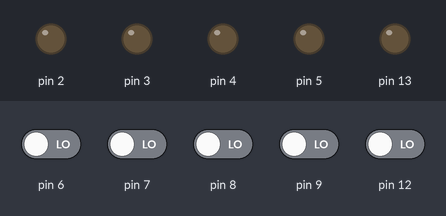
Recording of a sketch running on a simulated Arduino Uno, built with avr-gcc and run on an emulated ATmega328P. Parts: output pins drawn as LEDs (lit = HIGH). The test bench sets the inputs (shaded band); at power-on: pin 6–9, pin 12 LOW. What the sketch prints to the serial monitor is not drawn.

Above: at 1.2 s.
1.3 s: pin 9 driven HIGH
At 2.5 s:
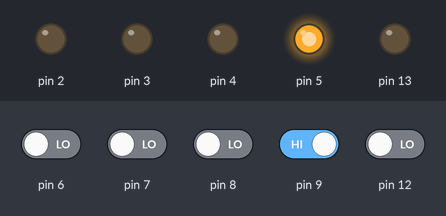
2.8 s: pin 12 driven HIGH
At 3.6 s:
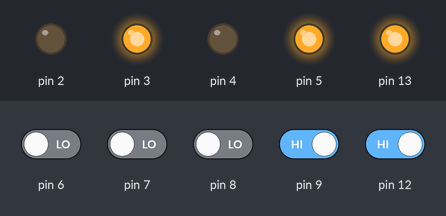
4.3 s: pin 9 driven LOW
At 4.7 s:
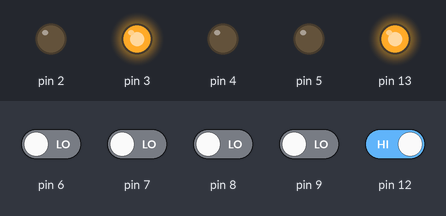
5.8 s: pin 12 driven LOW
At 7.0 s:
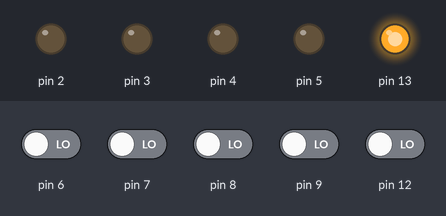
7.3 s: pin 9 driven HIGH
At 8.3 s:
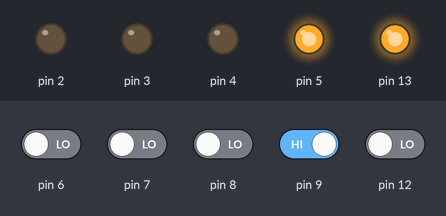
Timing chart, 0 to 9.8 s (numbered marks = the images above; inputs shaded):
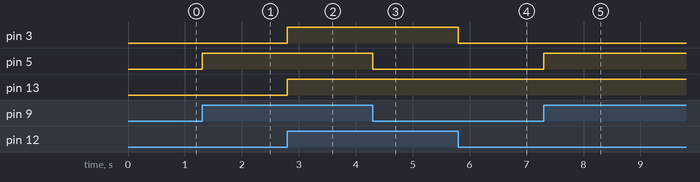

The sketch:

seed_ball_making_machine_edit1.ino
```cpp
int count;
int count1=0;
int count2=0;
int count3=0;
void setup()
{
   pinMode(5,OUTPUT);
  pinMode(4,OUTPUT);
  pinMode(3,OUTPUT);
  pinMode(2,OUTPUT);
  pinMode(12,INPUT);
  pinMode(7,INPUT);
  pinMode(9,INPUT);
  pinMode(8,INPUT);
  pinMode(6,INPUT);
  pinMode(13,OUTPUT);
  Serial.begin(9600);
}

void loop()
{
  if(digitalRead(12)==HIGH){

     digitalWrite(3,HIGH);
    digitalWrite(2,LOW);
    digitalWrite(13,HIGH);


      }
  else
  {

    digitalWrite(3,LOW);
    digitalWrite(2,LOW);

  }
  if(digitalRead(9)==HIGH){

     digitalWrite(5,HIGH);
    digitalWrite(4,LOW);

      }
  else
  {

    digitalWrite(5,LOW);
    digitalWrite(4,LOW);

  }
  if(digitalRead(8)==HIGH)
  {
    count1=count1+1;

    delay(200);
  }else if(digitalRead(7)==HIGH){
    count2=count2+1;
     delay(200);
  }else if(digitalRead(6)==HIGH){
    count3=count3+1;
     delay(200);
  }
  count=count1+count2+count3;
  Serial.println(count);


}
```

Measured:
- after the input at 1.3 s, pin 5: LOW → HIGH at once
- after the input at 2.8 s, pin 3, pin 13: LOW → HIGH at once
- after the input at 4.3 s, pin 5: HIGH → LOW at once
- after the input at 5.8 s, pin 3: HIGH → LOW at once
- after the input at 7.3 s, pin 5: LOW → HIGH at once
